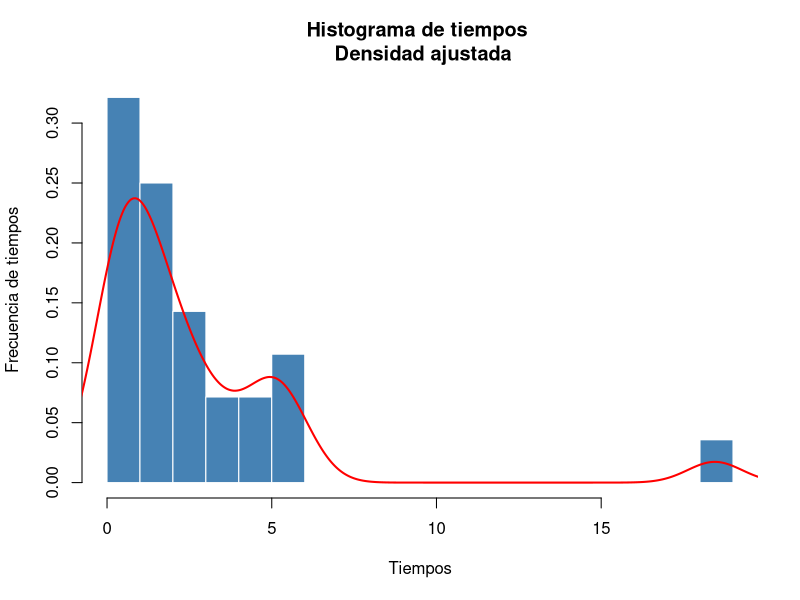
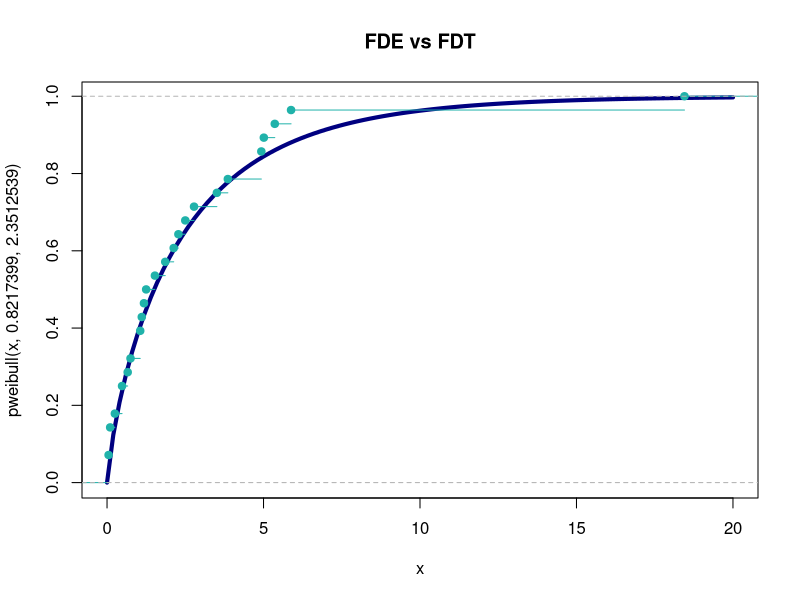
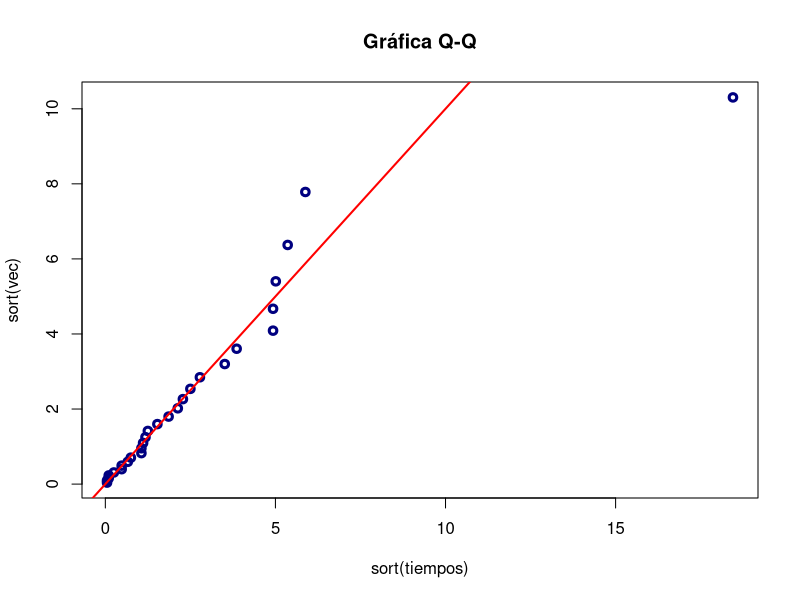
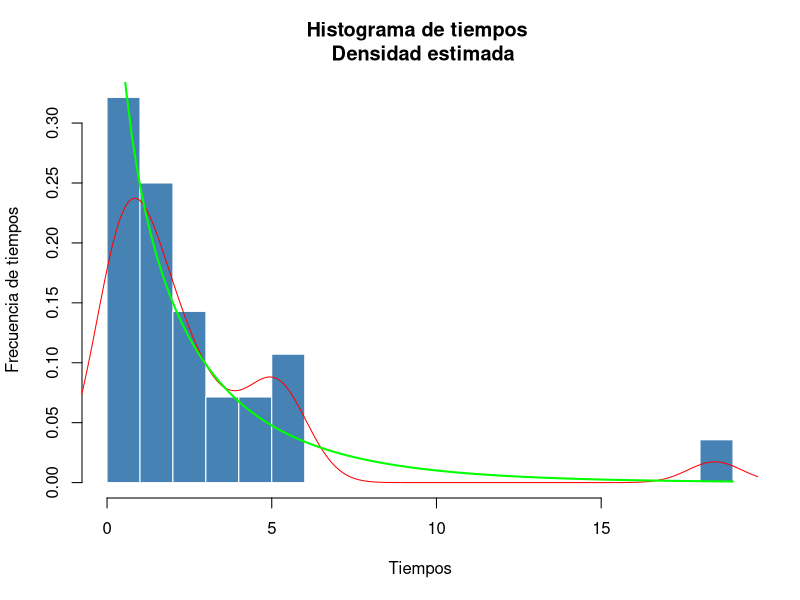
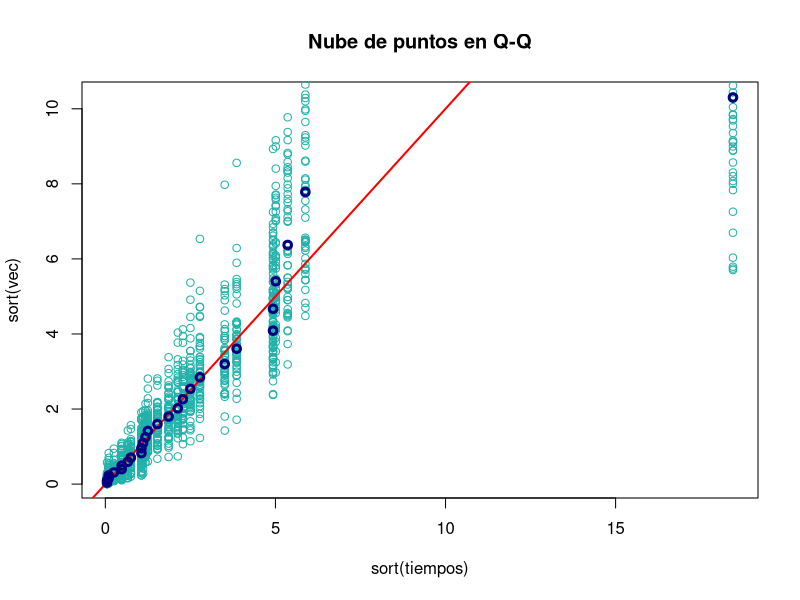

Write R code to recreate these figures, in order.
# Rodolfo Ferro Pérez
# Google Developer Group
# Cómo simular datos válidos a partir de una muestra

# Liberar memoria:
rm(list=ls())

# Muestra de tiempos:
tiempos = c(2.50, 4.93, 5.01, 1.11, 4.93, 
            3.51, 1.86, 0.10, 0.10, 0.05, 
            1.06,  1.06, 3.86, 0.75, 0.48, 
            1.53, 0.48, 1.18, 1.25, 2.78, 
            0.66, 5.36, 0.05, 2.13, 0.25, 
            2.28, 5.88, 18.45)

# PASO 1 - Creamos histograma:
#png('histograma_tiempos_adj=0.8.png') # Para iniciar el guardado de imagen
hist(tiempos,freq=F,main="Histograma de tiempos \n Densidad ajustada",
     xlab="Tiempos",ylab="Frecuencia de tiempos",
     border="white", col="steelblue", breaks=20)
lines(density(tiempos, adjust=0.8), col="red", lwd=2)
#dev.off() # Fin de guardado de imagen

# PASO 2 - Proponemos un modelo.
# De acuerdo a los datos obtenidos, proponemos la distribución Weibull.

# PASO 3 - Estimamos parámetros:
# Estimador de parámetros
library(MASS) ## loading package MASS
fitdistr(tiempos,densfun=dweibull,start=list(shape = 1, scale = 1)) # Init params

# PASO 4 - Validamos nuestro modelo.
# Función de Distribución Empírica (FDE):
#png('FDE.png') # Para iniciar el guardado de imagen
curve(pweibull(x,0.8217399,2.3512539) ,col="navy", lwd=4,
      main="FDE vs FDT",from=0,to=20)
lines(ecdf(tiempos), col="lightseagreen")
#dev.off() # Fin de guardado de imagen

# Gráfica cuantil-cuantil:
N = length(tiempos)
int = seq((1/(N+1)),(N/(N+1)),by=(1/(N+1)))
vec = qweibull(int,0.8217399,2.3512539)
#png('QQ.png') # Para iniciar el guardado de imagen
plot(sort(tiempos),sort(vec),main="Gráfica Q-Q", col="navy", lwd=3)
abline(0,1,col="red",lwd="2")
#dev.off() # Fin de guardado de imagen

# Densidad sobre histograma
#png('histograma_density.png') # Para iniciar el guardado de imagen
hist(tiempos,freq=F,main="Histograma de tiempos \n Densidad estimada",
     xlab="Tiempos",ylab="Frecuencia de tiempos",
     border="white", col="steelblue", breaks=20)
lines(density(tiempos, adjust=0.8), col="red", lwd=1)
curve(dweibull(x,0.8217399,2.3512539),col="green",add = T, lwd=2)
#dev.off() # Fin de guardado de imagen

# PASO 5 - Simular datos:
# Validar con nube de puntos
m = matrix(qweibull(runif(N*50),0.8217399,2.3512539), nrow = 50, ncol = N, byrow = T)

#png('QQ_nube.png') # Para iniciar el guardado de imagen
plot(sort(tiempos),sort(vec),main="Nube de puntos en Q-Q")
for (i in 1:50) {
  points(sort(tiempos),sort(m[i,1:N]),col='lightseagreen',add=T)
}
abline(0,1,col="red",lwd="2")
points(sort(tiempos),sort(vec),col="navy", lwd=3)
#dev.off() # Fin de guardado de imagen

# Simulamos una muestra de 100 datos:
num_datos = 100
datos_unif = runif(num_datos)
simulados = qweibull(datos_unif,0.8217399,2.3512539)
simulados

# Media y suma total:
mean(simulados)
sum(simulados)